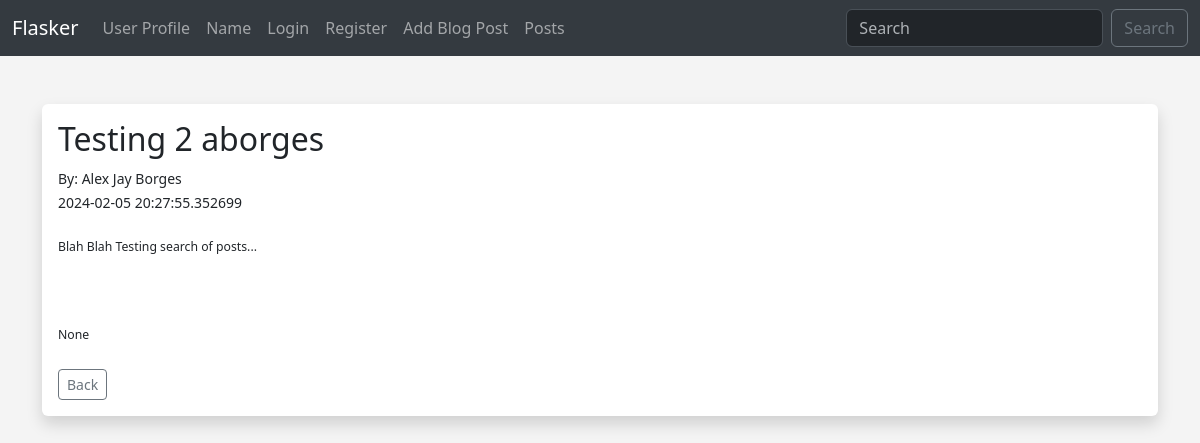
The app's page /posts/2, older data.
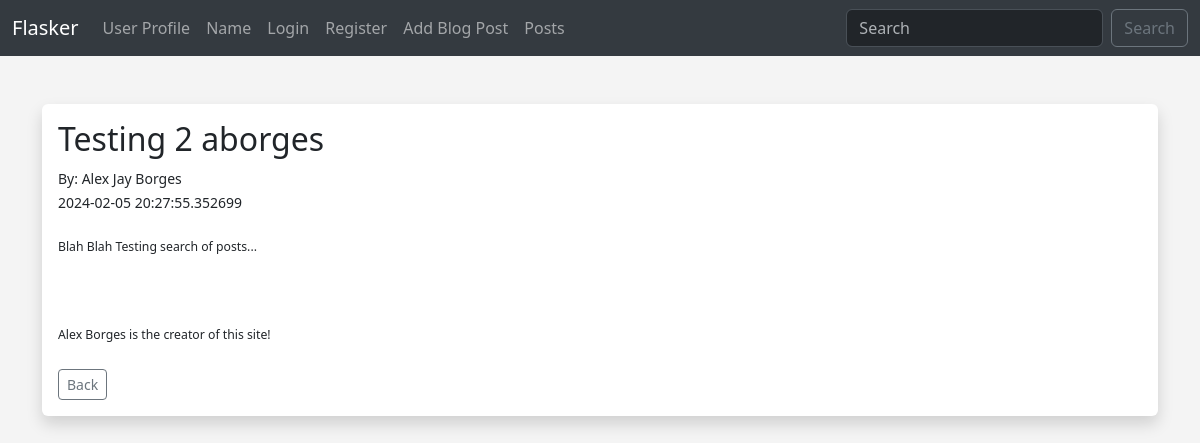
The same page, newer data.
### app.py (models this page shows, shortened)
class Users(db.Model, UserMixin):
    id = db.Column(db.Integer, primary_key=True)
    username = db.Column(db.String(20), nullable=False)
    name = db.Column(db.String(200), nullable=False)
    email = db.Column(db.String(120), nullable=False,unique=True)
    favorite_color = db.Column(db.String(120))
    about_author = db.Column(db.Text(500), nullable=True)
    date_added = db.Column(db.DateTime, default=datetime.utcnow)
    profile_pic = db.Column(db.String(), nullable=True)
    password_hash = db.Column(db.String(128))
    posts = db.relationship('Posts', backref='poster')
    @property
    def password(self):
        raise AttributeError('password is not a readable attribute')

### app.py (the view)
@app.route('/posts/<int:id>')
def post(id):
    post = Posts.query.get_or_404(id)
    return render_template('post.html', post=post)

### webforms.py
class SearchForm(FlaskForm):
    searched = StringField("Searched", validators=[DataRequired()])
    submit = SubmitField()

### app.py (called while the page is built)
@app.context_processor
def base():
    form = SearchForm()
    return dict(form=form)

### templates/post.html (shortened to what this page needs)
{% extends 'base.html' %}
{% block content %}
<br/>
<div class="shadow p-3 mb-5 bg-body rounded">
	<h2>{{ post.title }}</h2>
	<small>By: {{ post.poster.name }}<br/>
	{{ post.date_posted }}<small> <br/><br/>
	{{ post.content|safe }}<br/><br/>
	{% if post.poster.about_author %}
	{{ post.poster.about_author }}<br/><br/>
	{% endif %}
	<a href="{{ url_for('posts') }}" class="btn btn-outline-secondary btn-sm">Back</a>
</div>
<br/>
{% endblock %}

Row changes from the older to the newer data that the page shows:
changed Users "Alex Jay Borges": poster.about_author "None" → "Alex Borges is the creator of this site!"
